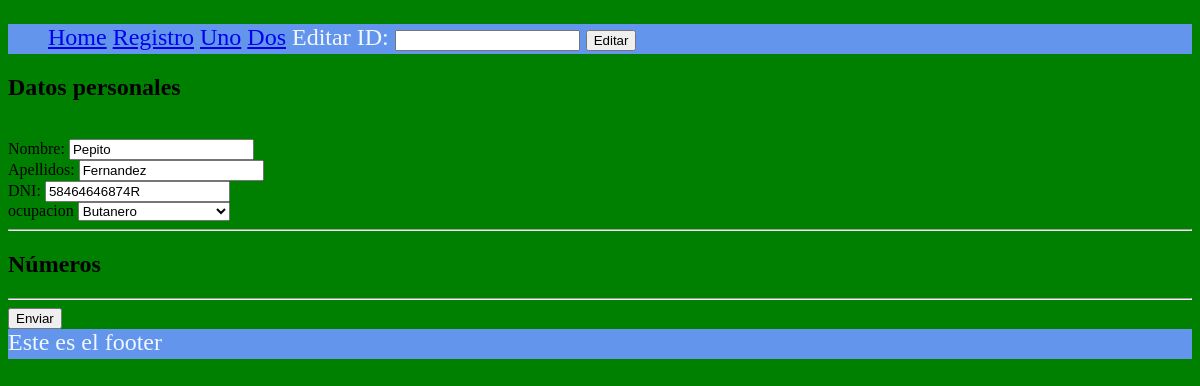
The app's page /editar/2 with its own data.
### tables this page shows
CREATE TABLE persona(
            id integer primary key autoincrement,
            nombre text,
            apellidos text,
            dni text, id_ocupation INTEGER, id_numero INTEGER);

CREATE TABLE "T_ocupation" (
	id INTEGER NOT NULL PRIMARY KEY AUTOINCREMENT,
	description INTEGER NOT NULL
);

### app.py (the view)
@route('/editar')
@route('/editar/<id:int>')
@jinja2_view('formulario.html')
def mi_form(id=None):#none para que sea opcional
    cnx = sqlite3.connect(BASE_DATOS)
    consulta_d = 'select * from T_ocupation'
    cursor = cnx.execute(consulta_d)
    ocupaciones = cursor.fetchall()
    if id is None:
        return {'ocupaciones': ocupaciones}
    else:
        consulta = "select id,nombre,apellidos,dni, id_ocupation from persona where id = ?"
        cursor = cnx.execute(consulta,(id,)) # la coma dice que es una tupla (id,)
        filas = cursor.fetchone() # obtener una fila para procesarla
    cnx.close()
    return {'datos': filas,'ocupaciones': ocupaciones}

### templates/base.html (shortened to what this page needs)
<!DOCTYPE html>
<html lang="en">
<head>
    <link rel="stylesheet" href="/static/estilos.css">
</head>
<body>
    {%include 'inc_header.html'%}
    {%block content%}{%endblock%}
    {%include 'inc_footer.html'%}
</body>
</html>

### templates/formulario.html (shortened to what this page needs)
{%extends 'base.html'%}
{%block content%}
<form action="/guardar" method="post">
    <h2>Datos personales</h2>
    <input type="hidden" id="id" name="id" value="{%if datos%}{{datos[0]}}{%endif%}"><br/>
    <label for="nombre">Nombre: </label>
    <input type="text" id="nombre" name="nombre" value="{%if datos%}{{datos[1]}}{%endif%}"><br/>
    <label for="apellidos">Apellidos: </label>
    <input type="text" id="apellidos" name="apellidos" value="{%if datos%}{{datos[2]}}{%endif%}"><br/>
    <label for="dni">DNI: </label>
    <input type="text" id="dni" name="dni" value="{%if datos%}{{datos[3]}}{%endif%}"><br/>
    <label for="ocupacion">ocupacion</label>
        <select id="ocupacion" name="ocupacion">
            {% for o in ocupaciones%}
                <option value="{{o[0]}}" {%if (datos) and (datos[4] == o[0]) %} selected {%endif%} >{{o[1]}}</option>
            {%endfor%}
        </select>
    <br/>
    <hr>
        <h2>Números</h2>
    <hr/>
    <input type="submit" value="Enviar">
</form>
{%endblock%}

### records on screen
persona: nombre "Pepito", apellidos "Fernandez", dni "58464646874R", ocupacion "Butanero"
